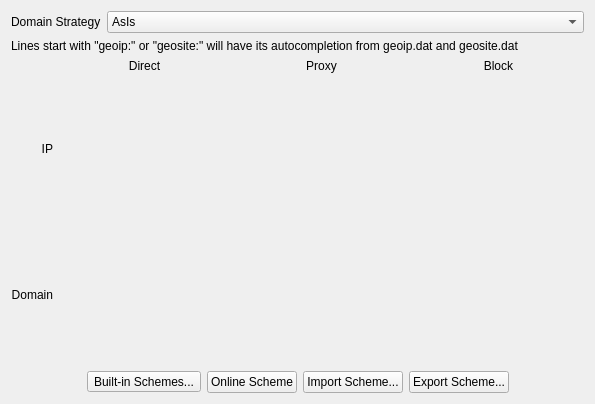
<?xml version="1.0" encoding="UTF-8"?>
<ui version="4.0">
 <class>RouteSettingsMatrix</class>
 <widget class="QWidget" name="RouteSettingsMatrix">
  <property name="geometry">
   <rect>
    <x>0</x>
    <y>0</y>
    <width>595</width>
    <height>404</height>
   </rect>
  </property>
  <property name="windowTitle">
   <string>Form</string>
  </property>
  <layout class="QVBoxLayout" name="verticalLayout_2">
   <item>
    <layout class="QHBoxLayout" name="horizontalLayout_2" stretch="0,1">
     <item>
      <widget class="QLabel" name="label_4">
       <property name="text">
        <string>Domain Strategy</string>
       </property>
      </widget>
     </item>
     <item>
      <widget class="QComboBox" name="domainStrategyCombo">
       <item>
        <property name="text">
         <string notr="true">AsIs</string>
        </property>
       </item>
       <item>
        <property name="text">
         <string notr="true">IPIfNonMatch</string>
        </property>
       </item>
       <item>
        <property name="text">
         <string notr="true">IPOnDemand</string>
        </property>
       </item>
      </widget>
     </item>
    </layout>
   </item>
   <item>
    <widget class="QLabel" name="label_3">
     <property name="text">
      <string>Lines start with &quot;geoip:&quot; or &quot;geosite:&quot; will have its autocompletion from geoip.dat and geosite.dat</string>
     </property>
    </widget>
   </item>
   <item>
    <layout class="QGridLayout" name="gridLayout" rowstretch="0,1,1" columnstretch="0,1,1,1">
     <item row="0" column="3">
      <widget class="QLabel" name="label_82">
       <property name="text">
        <string>Block</string>
       </property>
       <property name="alignment">
        <set>Qt::AlignCenter</set>
       </property>
      </widget>
     </item>
     <item row="2" column="3">
      <layout class="QGridLayout" name="blockTxtLayout"/>
     </item>
     <item row="0" column="1">
      <widget class="QLabel" name="label_80">
       <property name="text">
        <string>Direct</string>
       </property>
       <property name="alignment">
        <set>Qt::AlignCenter</set>
       </property>
      </widget>
     </item>
     <item row="2" column="0">
      <widget class="QLabel" name="label">
       <property name="text">
        <string>Domain</string>
       </property>
       <property name="alignment">
        <set>Qt::AlignRight|Qt::AlignTrailing|Qt::AlignVCenter</set>
       </property>
      </widget>
     </item>
     <item row="2" column="1">
      <layout class="QGridLayout" name="directTxtLayout"/>
     </item>
     <item row="1" column="2">
      <layout class="QGridLayout" name="proxyIPLayout"/>
     </item>
     <item row="0" column="2">
      <widget class="QLabel" name="label_81">
       <property name="text">
        <string>Proxy</string>
       </property>
       <property name="alignment">
        <set>Qt::AlignCenter</set>
       </property>
      </widget>
     </item>
     <item row="2" column="2">
      <layout class="QGridLayout" name="proxyTxtLayout"/>
     </item>
     <item row="1" column="3">
      <layout class="QGridLayout" name="blockIPLayout"/>
     </item>
     <item row="1" column="0">
      <widget class="QLabel" name="label_2">
       <property name="text">
        <string>IP</string>
       </property>
       <property name="alignment">
        <set>Qt::AlignRight|Qt::AlignTrailing|Qt::AlignVCenter</set>
       </property>
      </widget>
     </item>
     <item row="1" column="1">
      <layout class="QGridLayout" name="directIPLayout"/>
     </item>
    </layout>
   </item>
   <item>
    <layout class="QHBoxLayout" name="horizontalLayout">
     <item>
      <spacer name="horizontalSpacer_2">
       <property name="orientation">
        <enum>Qt::Horizontal</enum>
       </property>
       <property name="sizeHint" stdset="0">
        <size>
         <width>40</width>
         <height>20</height>
        </size>
       </property>
      </spacer>
     </item>
     <item>
      <widget class="QToolButton" name="builtInSchemeBtn">
       <property name="enabled">
        <bool>true</bool>
       </property>
       <property name="contextMenuPolicy">
        <enum>Qt::CustomContextMenu</enum>
       </property>
       <property name="toolTip">
        <string>Use built-in route schemes</string>
       </property>
       <property name="text">
        <string>Built-in Schemes...</string>
       </property>
       <property name="popupMode">
        <enum>QToolButton::InstantPopup</enum>
       </property>
       <property name="toolButtonStyle">
        <enum>Qt::ToolButtonTextBesideIcon</enum>
       </property>
       <property name="arrowType">
        <enum>Qt::NoArrow</enum>
       </property>
      </widget>
     </item>
     <item>
      <widget class="QPushButton" name="importOnlineSchemeBtn">
       <property name="text">
        <string>Online Scheme</string>
       </property>
      </widget>
     </item>
     <item>
      <widget class="QPushButton" name="importSchemeBtn">
       <property name="enabled">
        <bool>true</bool>
       </property>
       <property name="toolTip">
        <string>Import route scheme from file</string>
       </property>
       <property name="text">
        <string>Import Scheme...</string>
       </property>
      </widget>
     </item>
     <item>
      <widget class="QPushButton" name="exportSchemeBtn">
       <property name="enabled">
        <bool>true</bool>
       </property>
       <property name="toolTip">
        <string>Export route scheme to file</string>
       </property>
       <property name="text">
        <string>Export Scheme...</string>
       </property>
      </widget>
     </item>
     <item>
      <spacer name="horizontalSpacer">
       <property name="orientation">
        <enum>Qt::Horizontal</enum>
       </property>
       <property name="sizeHint" stdset="0">
        <size>
         <width>40</width>
         <height>20</height>
        </size>
       </property>
      </spacer>
     </item>
    </layout>
   </item>
  </layout>
 </widget>
 <tabstops>
  <tabstop>domainStrategyCombo</tabstop>
  <tabstop>builtInSchemeBtn</tabstop>
  <tabstop>importSchemeBtn</tabstop>
  <tabstop>exportSchemeBtn</tabstop>
 </tabstops>
 <resources/>
 <connections/>
</ui>
